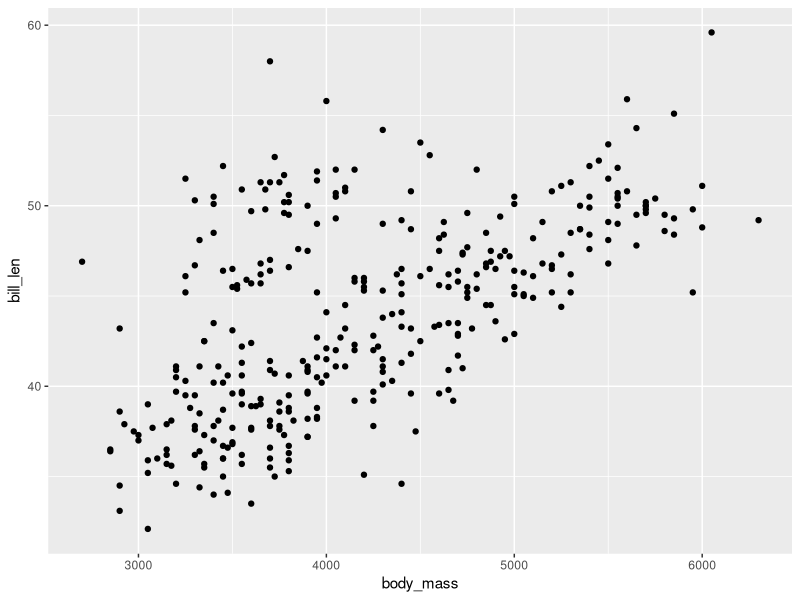

R code for this plot:
## ---- chunk 1
library(tidyverse)
dt <- penguins
ggplot(dt, aes(x = body_mass, y = bill_len)) +
  geom_point()
